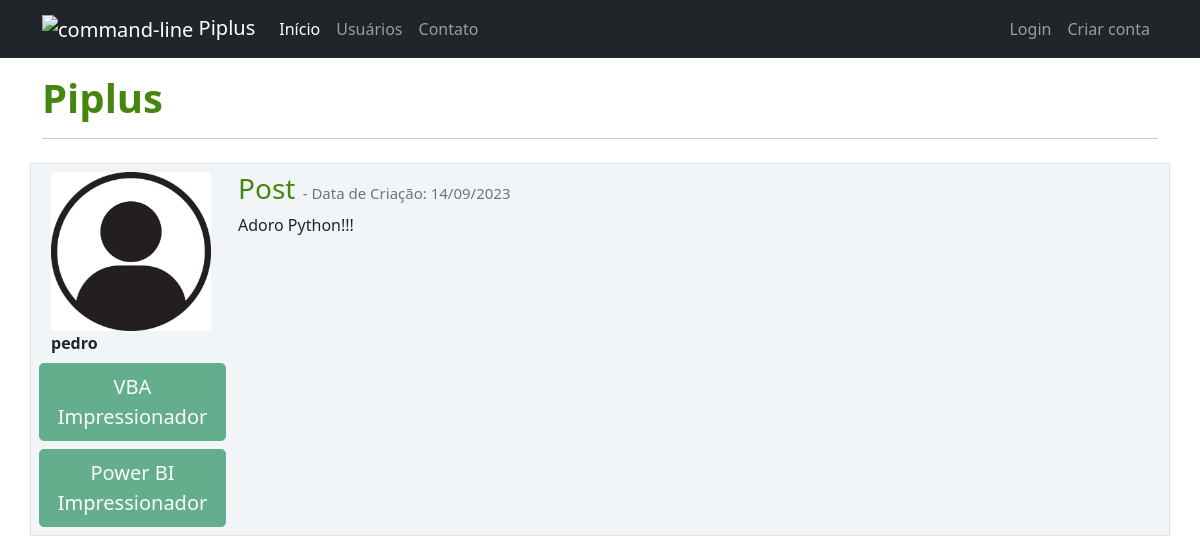
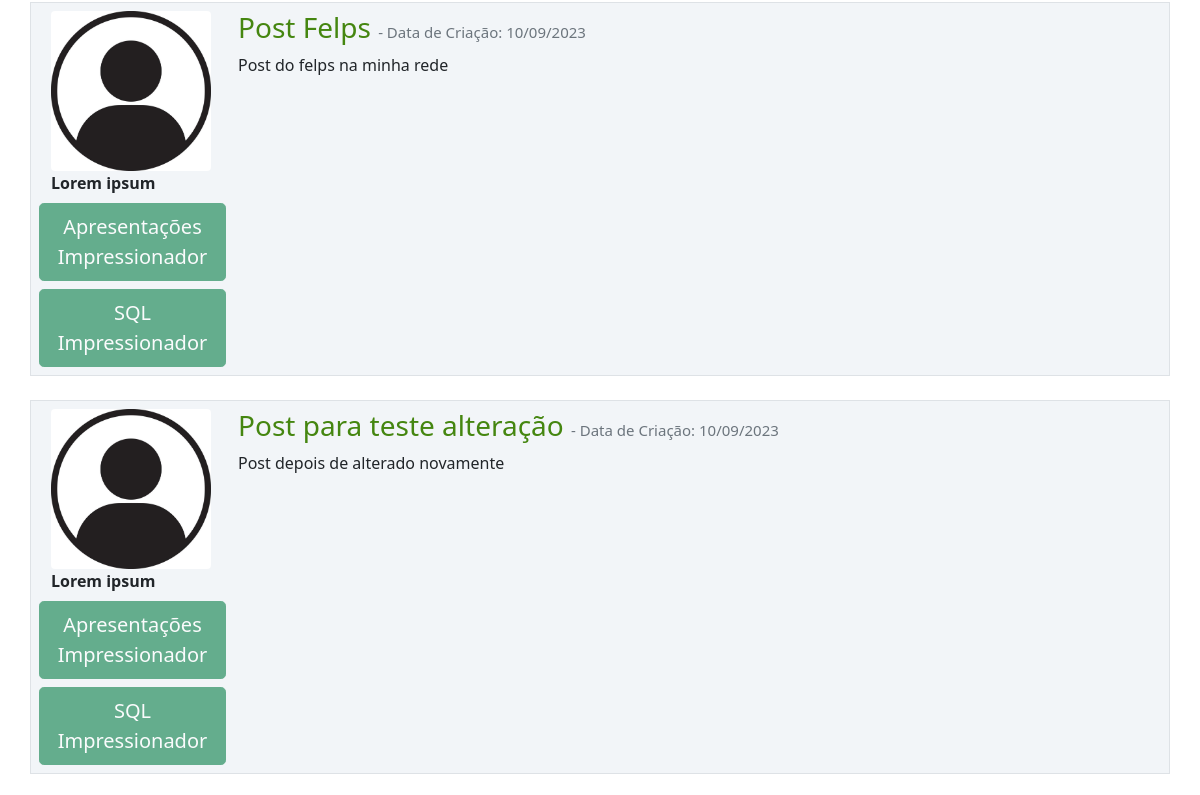
Before: / (upper part) with the older database file (2 pictures, top to bottom).
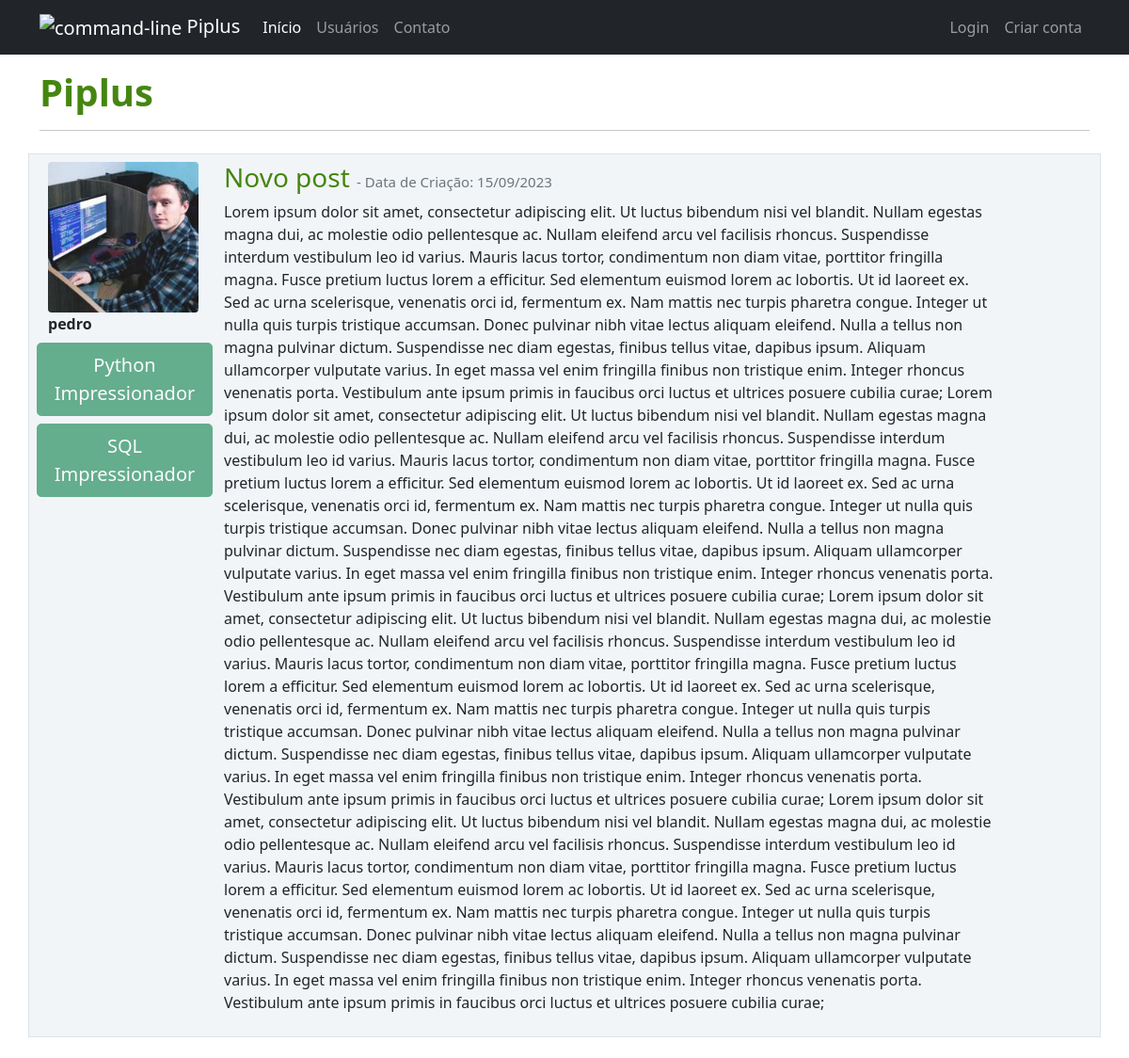
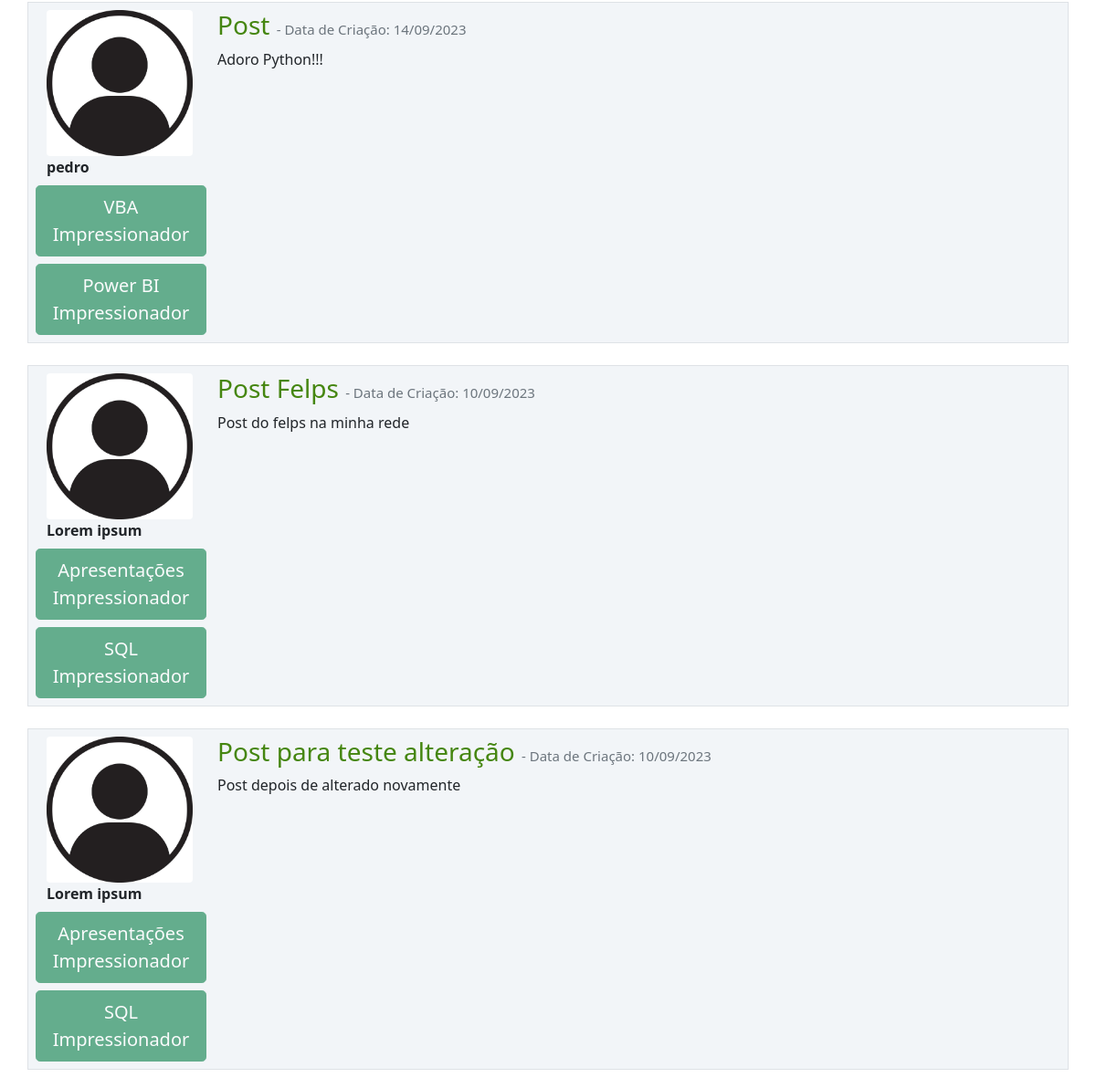
After: the same page with the newer database file (2 pictures, top to bottom).
### Piplus/models.py (models this page shows)
class Post(database.Model):
    id = database.Column(database.Integer, primary_key=True)
    titulo = database.Column(database.String, nullable=False)
    corpo = database.Column(database.Text, nullable=False)
    data_criacao = database.Column(database.DateTime, nullable=False, default=datetime.utcnow)
    id_usuario = database.Column(database.Integer, database.ForeignKey('usuario.id'), nullable=False)

class Usuario(database.Model, UserMixin):
    id = database.Column(database.Integer, primary_key=True)
    username = database.Column(database.String, nullable=False)
    email = database.Column(database.String, nullable=False, unique=True)
    senha = database.Column(database.String, nullable=False)
    foto_perfil = database.Column(database.String, default='default.jpg')
    posts = database.relationship('Post', backref='autor', lazy=True)
    cursos = database.Column(database.String, nullable=False, default='Não Informado')

### Piplus/routes.py (the view)
@app.route("/")
def home():
    posts = Post.query.order_by(Post.id.desc())
    return render_template('home.html', posts=posts)

### Piplus/templates/home.html
{% extends 'base.html' %}
{% block body %}
    <div class="container mt-3">
        <h1 style="color: rgb(69, 134, 16);"><strong>Piplus</strong></h1>
        <hr>
        {% for post in posts%}
            <div class="row border mt-4 p-2 postclass">
                <div class="col-2">
                    <div class="image pe-2">
                        <img src="{{ url_for('static', filename='fotos_perfil/{}'.format(post.autor.foto_perfil)) }}" class="rounded" width="160" >
                    </div>
                    <strong>{{ post.autor.username }}</strong>
                    <div class="row justify-content-center">
                            {% for curso in post.autor.cursos.split(';') %}
                                <button type="button" class="btn btn-lg btn-success mt-2" disabled>{{ curso }}</button>
                            {% endfor %}
                    </div>
                </div>
                <div class="col-9">
                    <a style="text-decoration: none; color: rgb(69, 134, 16);" href="{{ url_for('exibir_post', post_id=post.id) }}">
                        <h3>{{ post.titulo }}
                            <small class="text-muted" style="font-size: 15px;"> - Data de Criação: {{ post.data_criacao.strftime('%d/%m/%Y') }}</small>
                        </h3>
                    </a>
                    <p>{{ post.corpo }}</p>
                </div>
            </div>
        {% endfor %}
    </div>
{% endblock %}

### Piplus/templates/base.html (shortened to what this page needs)
<!DOCTYPE html>
<html lang="en">
<head>
    <link href="https://cdn.jsdelivr.net/npm/bootstrap@5.0.2/dist/css/bootstrap.min.css" rel="stylesheet">
    <link rel="stylesheet" type="text/css" href="{{url_for('static', filename='main.css')}}"
    {% block head %}
    {% endblock  %}
</head>
<body class="bg-white">
    {% include  'navbar.html' %}
    {% block body  %}
    {% endblock %}
</body>
</html>

### Piplus/templates/navbar.html (shortened to what this page needs)
<nav class="navbar navbar-expand-lg navbar-dark bg-dark">
    <div class="container-fluid container">
    <a class="navbar-brand" href="{{ url_for('home') }}">
        <img width="48" height="48" src="https://img.icons8.com/color/48/command-line.png" alt="command-line"/>
        Piplus
    </a>
    <div class="collapse navbar-collapse" id="navbarSupportedContent">
        <ul class="navbar-nav me-auto mb-2 mb-lg-0">
        <li class="nav-item">
            <a class="nav-link active" aria-current="page" href="{{ url_for('home') }}">Início</a>
        </li>
        <li class="nav-item">
            <a class="nav-link" href="{{ url_for('usuarios') }}">Usuários</a>
        </li>
        <li class="nav-item">
            <a class="nav-link" href="{{ url_for('contatos') }}">Contato</a>
        </li>
        </ul>
        <ul class="navbar-nav">
            {% if current_user.is_authenticated %}
                <li class="nav-item">
                    <a class="nav-link" href="{{ url_for('criar_post') }}">Criar Post</a>
                </li>
                <li class="nav-item">
                    <a class="nav-link" href="{{ url_for('perfil') }}">Perfil</a>
                </li>
                <li class="nav-item">
                    <a class="nav-link" href="{{ url_for('sair') }}">Sair</a>
                </li>
            {% else %}
                <li class="nav-item">
                    <a class="nav-link" href="{{ url_for('login') }}">Login</a>
                </li>
                <li class="nav-item">
                    <a class="nav-link" href="{{ url_for('login') }}">Criar conta</a>
                </li>
            {% endif %}
        </ul>
    </div>
    </div>
</nav>

### Piplus/static/main.css (style rules this page uses)
.postclass { background-color: #f2f5f8 !important; }

Changed rows visible on the page:
added Post: foto_perfil (picture), autor.username "pedro", curso "Python Impressionador" "SQL Impressionador", titulo "Novo post", data_criacao "15/09/2023", corpo "Lorem ipsum dolor sit amet, consectetur adipiscing elit. Ut luctus bibendum nisi vel blandit. Nullam egestas magna dui, ac molestie odio pellentesque ac. Nullam eleifend arcu vel facilisis rhoncus. Suspendisse interdum vestibulum leo id varius. Mauris lacus tortor, condimentum non diam vitae, porttitor fringilla magna. Fusce pretium luctus lorem a efficitur. Sed elementum euismod lorem ac lobortis. Ut id laoreet ex. Sed ac urna scelerisque, venenatis orci id, fermentum ex. Nam mattis nec turpis pharetra congue. Integer ut nulla quis turpis tristique accumsan. Donec pulvinar nibh vitae lectus aliquam eleifend. Nulla a tellus non magna pulvinar dictum. Suspendisse nec diam egestas, finibus…"
